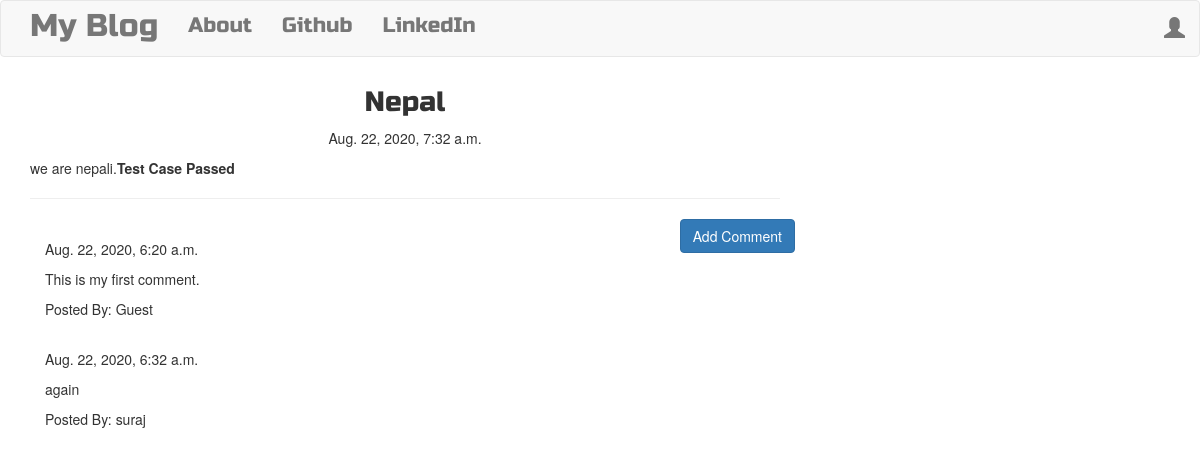
The app's page /post/1/ with its own data.
### blog/models.py (models this page shows, shortened)
class Post(models.Model):
    author=models.ForeignKey('auth.User',on_delete=models.CASCADE)
    title=models.CharField(max_length=256)
    text=models.TextField()
    created_date=models.DateTimeField(default=timezone.now)
    published_date=models.DateTimeField(blank=True,null=True)

class Comment(models.Model):
    post=models.ForeignKey('blog.post',related_name='comments',on_delete=models.CASCADE)
    author=models.CharField(max_length=256)
    text=models.TextField()
    created_date=models.DateTimeField(default=timezone.now)
    approved_comment=models.BooleanField(default=False)

### blog/views.py (the view)
# urls.py: path(r'post/<int:pk>/',views.PostDetailView.as_view(),name='post_detail'),
class PostDetailView(DetailView):
    model=Post

### blog/templates/blog/post_detail.html (shortened to what this page needs)
{% extends "blog/base.html" %}
{% block content %}
<h1 class="posttitle">{{ post.title }}</h1>
{% if post.published_date %}
<div class="date postdate">
    {{ post.published_date }}
</div>
{% else %}
<a class="btn btn-success" href="{% url 'post_publish' pk=post.pk %}">Publish</a>
{% endif %}
<p class="postcontent">{{ post.text|safe|linebreaksbr }}</p>
<hr>
<a class="btn btn-primary btn-comment" href="{% url 'add_comment_to_post' pk=post.pk %}">Add Comment</a>
<div class="container">
    {% for comment in post.comments.all %}
        <br>
        {% if user.is_authenticated or comment.approved_comment %}
            {{ comment.created_date }}
            <p>{{ comment.text|safe|linebreaks }}</p>
            <p>Posted By: {{ comment.author }}</p>
        {% endif %}
        {% empty %}
        <p>No Comments</p>
    {% endfor %}
</div>
{% endblock %}

### blog/static/css/blog.css (style rules this page uses)
.postdate { text-align: center; }
.posttitle { font-family: 'Russo One',sans-serif; font-size: 2em; text-align: center; }
.postcontent { font-family: 'Montserrat'; font-size: 1.5em; }
.btn-comment { position: absolute; right: 0px; }
.loader { filter:hue-rotate(0deg); color:linear-gradient(45deg,#0f8,#08f); animation:hue 10000ms infinite linear; }

### records on screen
Post: title "Nepal", published_date "Aug. 22, 2020, 7:32 a.m.", text "we are nepali. Test Case Passed"
Comment: created_date "Aug. 22, 2020, 6:20 a.m.", text "This is my first comment.", author "Guest"
Comment: created_date "Aug. 22, 2020, 6:32 a.m.", text "again", author "suraj"
